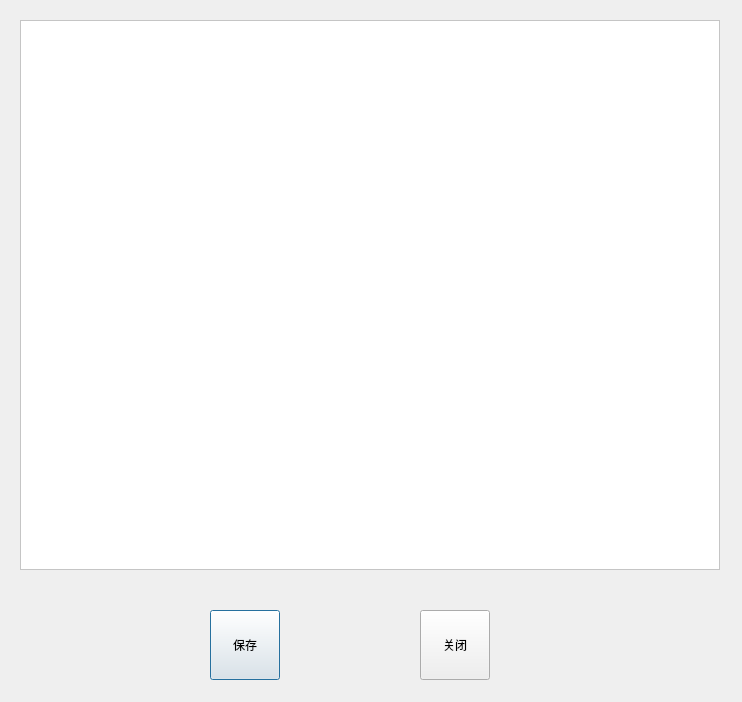
<?xml version="1.0" encoding="UTF-8"?>
<ui version="4.0">
 <class>DeoAutoRunSettingDialog</class>
 <widget class="QDialog" name="DeoAutoRunSettingDialog">
  <property name="geometry">
   <rect>
    <x>0</x>
    <y>0</y>
    <width>742</width>
    <height>702</height>
   </rect>
  </property>
  <property name="windowTitle">
   <string>Dialog</string>
  </property>
  <widget class="QTableView" name="tableView">
   <property name="geometry">
    <rect>
     <x>20</x>
     <y>20</y>
     <width>700</width>
     <height>550</height>
    </rect>
   </property>
   <property name="styleSheet">
    <string notr="true">background-color: rgb(255, 255, 255);</string>
   </property>
  </widget>
  <widget class="QPushButton" name="save_pushButton">
   <property name="geometry">
    <rect>
     <x>210</x>
     <y>610</y>
     <width>70</width>
     <height>70</height>
    </rect>
   </property>
   <property name="text">
    <string>保存</string>
   </property>
  </widget>
  <widget class="QPushButton" name="close_pushButton">
   <property name="geometry">
    <rect>
     <x>420</x>
     <y>610</y>
     <width>70</width>
     <height>70</height>
    </rect>
   </property>
   <property name="styleSheet">
    <string notr="true"/>
   </property>
   <property name="text">
    <string>关闭</string>
   </property>
  </widget>
 </widget>
 <resources/>
 <connections/>
</ui>
